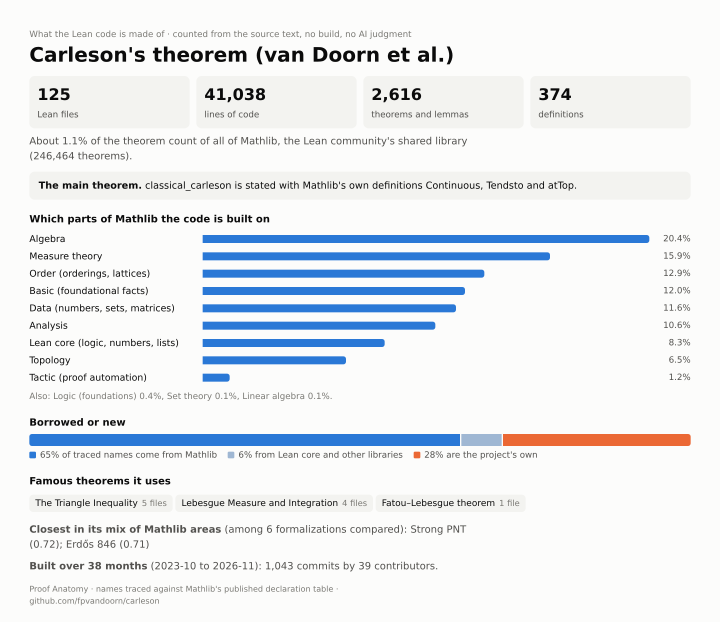
#> input picture docs/carleson/card.png, 2160 x 1865 px (shown at 1/3 size)
$ python -i card.py   (imports and definitions only)
#> lines starting #> are read from the running program, lines starting #| are printed output that depends on the picture
#!/usr/bin/env python3
"""Proof Anatomy, pass 2: the card. Counts only; no build, no LLM, no judgment calls about the mathematics.

Computes from extract.py's records:
  numbers      Lean files, code lines, theorems and lemmas, definitions
  size         the same counts against all of Mathlib (Mathlib's published declaration table)
  statement    each main theorem's statement, its names traced to Mathlib or to the project (two levels)
  areas        code lines split among Mathlib's own top-level folders, by the Mathlib names each file uses
  borrowed     share of traceable qualified names that point to Mathlib vs to the project's own declarations
  famous       theorems on Mathlib's lists (docs/1000.yaml, docs/100.yaml) whose Mathlib declaration the code names
  folder_map   the author's folders and the imports between them (drawn as a ring on the detail page)
  history      commits per month and contributor count from git history, when a repository is given
Writes OUT/card.json, OUT/card.html (card + details), OUT/card_png.html and OUT/card.png (card only).

Usage: python3 card.py --data OUT --root SRC --title "..." [--main Main.lean] [--decl NAME ...]
                       [--project-dir DIR] [--git DIR] [--url URL] [--commit SHA]
       python3 card.py --render OUT        (re-render card.html / card.png from OUT/card.json)
"""
import argparse, array, collections, datetime, gzip, html, json, math, os, re, subprocess, sys

sys.path.insert(0, os.path.dirname(os.path.abspath(__file__)))
import extract as X
import mathlib_data as D

OUTSIDE = "Lean core & other libraries"


# [5 lines left out: function records, not called in this run]


def area1(mod):
    p = mod.split("/")
    return p[1] if p[0] == "Mathlib" and len(p) > 1 else OUTSIDE


GLOSS = {"Data": "Data (numbers, sets, matrices)", "Basic": "Basic (foundational facts)", "Order": "Order (orderings, lattices)",
         "Tactic": "Tactic (proof automation)", "Logic": "Logic (foundations)", "Control": "Control (programming structures)"}


# [5 lines left out: function words, not called in this run]


def folder_words(name):
    """Author's folder names: split CamelCase into words, keep the author's capitalization."""
    return re.sub(r"(?<=[a-z])(?=[A-Z])", " ", name)


# Reading history must not let the repository's own git config start programs: transports are switched off (so a
# "promisor remote" cannot make git fetch missing objects through a configured ssh command), as are hooks, fsmonitor
# and signature checks.
GIT_OFFLINE_ENV = {"GIT_ALLOW_PROTOCOL": "", "GIT_NO_LAZY_FETCH": "1", "GIT_TERMINAL_PROMPT": "0"}
GIT_OFFLINE = ["-c", "protocol.allow=never", "-c", "core.fsmonitor=false", "-c", "core.hooksPath=/dev/null",
               "-c", "log.showSignature=false"]
DATE = re.compile(r"\d{4}-\d{2}-\d{2}")


# [13 lines left out: function parse_history, not called in this run]


HISTORY_BYTES = 64 * 2**20        # more git log output than this: no history chart


# [371 lines left out: functions git_history, read_project_file, main, not called in this run]


# ====================================================================== rendering
CSS = r"""
:root{--surface:#fcfcfb;--panel:#f3f3f0;--ink:#0b0b0b;--ink-2:#52514e;--ink-3:#7b7a75;--rule:#dddcd6;--bar:#2a78d6;--own:#eb6834;--core:#9fb7d3;
--font:"IBM Plex Sans",system-ui,-apple-system,"Segoe UI",sans-serif;--mono:"IBM Plex Mono",ui-monospace,SFMono-Regular,Menlo,monospace}
@media (prefers-color-scheme: dark){:root:not([data-theme="light"]){--surface:#1a1a19;--panel:#242422;--ink:#f0efec;--ink-2:#c3c2b7;--ink-3:#96958c;--rule:#3a3a37;--bar:#3987e5;--own:#d95926;--core:#4c6280}}
:root[data-theme="dark"]{--surface:#1a1a19;--panel:#242422;--ink:#f0efec;--ink-2:#c3c2b7;--ink-3:#96958c;--rule:#3a3a37;--bar:#3987e5;--own:#d95926;--core:#4c6280}
*{box-sizing:border-box}body{margin:0;background:var(--surface);color:var(--ink);font:15px/1.5 var(--font)}
main{max-width:1000px;margin:0 auto;padding:24px max(16px,env(safe-area-inset-left)) 56px max(16px,env(safe-area-inset-right))}
.card{background:var(--surface);padding:6px 0 12px}
.kicker{color:var(--ink-3);font-size:13px;margin:0}
h1{font-size:30px;line-height:1.15;margin:4px 0 4px}
h2{font-size:19px;margin:34px 0 6px;padding-top:12px;border-top:1px solid var(--rule)}
h3{font-size:15px;margin:18px 0 6px}
p{margin:6px 0 10px;max-width:74ch}.sub{color:var(--ink-2)}.note{color:var(--ink-3);font-size:13px}
.nums{display:grid;grid-template-columns:repeat(4,1fr);gap:10px;margin:14px 0 8px}
.num{background:var(--panel);border-radius:8px;padding:10px 12px}.num b{display:block;font-size:24px;font-variant-numeric:tabular-nums}.num span{color:var(--ink-2);font-size:13px}
.size{color:var(--ink-2);margin:2px 0 12px}
.stmt{background:var(--panel);border-radius:8px;padding:10px 14px;margin:10px 0 14px;font-size:14.5px}
.bars{display:grid;grid-template-columns:minmax(120px,250px) 1fr 52px;gap:5px 10px;align-items:center;margin:8px 0}
.bars .l{font-size:14px;white-space:nowrap;overflow:hidden;text-overflow:ellipsis}
.bars .b{height:12px;background:var(--bar);border-radius:0 4px 4px 0;min-width:2px}
.bars .v{font-size:13px;text-align:right;color:var(--ink-2);font-variant-numeric:tabular-nums}
.stack{display:flex;height:18px;border-radius:4px;overflow:hidden;margin:6px 0 4px;gap:2px}
.stack div{height:100%}.leg{display:flex;gap:16px;font-size:13px;color:var(--ink-2);flex-wrap:wrap}
.leg i{display:inline-block;width:10px;height:10px;border-radius:2px;margin-right:6px;vertical-align:-1px}
.chips span{display:inline-block;background:var(--panel);border-radius:6px;padding:3px 9px;margin:3px 4px 3px 0;font-size:13.5px}
.chips span em{font-style:normal;color:var(--ink-3);margin-left:6px;font-size:12.5px}
.foot{color:var(--ink-3);font-size:12px;margin-top:14px}
table{border-collapse:collapse;width:100%;font-size:13.5px}th,td{text-align:left;padding:6px 8px;border-bottom:1px solid var(--rule);vertical-align:top}
th{color:var(--ink-2);font-weight:600}td.n{text-align:right;font-variant-numeric:tabular-nums}
.trace{background:var(--panel);border-radius:8px;padding:8px 12px;margin:8px 0}.trace pre{white-space:pre-wrap;word-break:break-word;font:12.5px/1.45 var(--mono);margin:4px 0}
.m{color:var(--bar)}.pj{color:var(--own)}.u{color:var(--ink-3)}
.tchips span{display:inline-block;margin:2px 8px 2px 0;font-size:12.5px}
.cols{display:flex;align-items:flex-end;gap:1px;height:90px;border-bottom:1px solid var(--rule)}.cols div{flex:1;background:var(--bar);border-radius:2px 2px 0 0;min-height:1px}
.axis{display:flex;justify-content:space-between;color:var(--ink-3);font-size:12px}
svg text{fill:var(--ink);font:12px var(--font)}
#tip{position:fixed;pointer-events:none;background:var(--ink);color:var(--surface);font-size:12.5px;padding:5px 8px;border-radius:6px;opacity:0;max-width:320px;z-index:9}
@media (max-width:620px){.nums{grid-template-columns:repeat(2,1fr)}.bars{grid-template-columns:minmax(100px,140px) 1fr 46px}h1{font-size:24px}}
"""


def esc(s): return html.escape(str(s))


def fmt(n): return f"{n:,}"


# [137 lines left out: functions ratio, size_line, bars, card_block, details, ring_svg, not called in this run]


TIPJS = """<script>const tip=document.getElementById("tip");document.addEventListener("mousemove",e=>{const t=e.target.closest("[data-tip]");if(!t){tip.style.opacity=0;return}tip.textContent=t.dataset.tip;tip.style.opacity=1;tip.style.left=Math.min(e.clientX+12,innerWidth-330)+"px";tip.style.top=(e.clientY+14)+"px"})</script>"""


# [10 lines left out: function render, not called in this run]


CHROME_PATHS = ["/Applications/Google Chrome.app/Contents/MacOS/Google Chrome", "/Applications/Chromium.app/Contents/MacOS/Chromium",
                r"C:\Program Files\Google\Chrome\Application\chrome.exe", r"C:\Program Files (x86)\Google\Chrome\Application\chrome.exe",
                r"C:\Program Files (x86)\Microsoft\Edge\Application\msedge.exe"]


def find_chrome():
    import glob, shutil
    for n in ("google-chrome", "google-chrome-stable", "chromium", "chromium-browser", "chrome", "msedge"):
        if shutil.which(n): return shutil.which(n)
    found = next((p for p in CHROME_PATHS if os.path.exists(p)), None)
    if found: return found
    pw = [os.path.join(os.path.expanduser("~"), ".cache", "ms-playwright"), "/ms-playwright"]   # Playwright's Chromium
    hits = sorted(h for b in pw for h in glob.glob(os.path.join(b, "chromium-*", "chrome-linux*", "chrome")) if os.access(h, os.X_OK))
    return hits[-1] if hits else None


# [8 lines left out: function _browser_limits, not called in this run]


def shot(src, dst):
    """card.png from card_png.html with a headless Chrome/Chromium/Edge (skipped, with a note, when none is installed)."""
    import pathlib
    ch = find_chrome()
    if not ch:
        print("card.png skipped: no Chrome, Chromium or Edge found (card.html has the same card).", flush=True); return False
    tmp = dst + ".tmp.png"
    if os.path.exists(tmp): os.remove(tmp)                         # never promote a stale screenshot
    try:
        r = subprocess.run([ch, "--headless=new", "--disable-gpu", *(["--no-sandbox"] if getattr(os, "geteuid", lambda: 1)() == 0 else []), "--hide-scrollbars", "--force-device-scale-factor=2",
                            "--window-size=1080,2600", f"--screenshot={tmp}", pathlib.Path(src).resolve().as_uri()],
                           capture_output=True, timeout=120, preexec_fn=_browser_limits if sys.platform.startswith("linux") else None)
        ok = r.returncode == 0 and os.path.exists(tmp)
    except (subprocess.TimeoutExpired, OSError):
        ok = False
    if not ok:
        if os.path.exists(tmp): os.remove(tmp)
        print("card.png skipped: the browser did not produce a screenshot (card.html has the same card).", flush=True); return False
    try:
        from PIL import Image
        import numpy as np
    except ImportError:                                            # no Pillow: keep the uncropped screenshot
        os.replace(tmp, dst); return True
    try:
        im = Image.open(tmp).convert("RGB"); a_ = np.asarray(im.convert("L"))
        bg = a_[5, 5]; rows = np.where((np.abs(a_.astype(int) - int(bg)) > 8).any(axis=1))[0]
        h = int(rows.max()) + 50 if len(rows) else im.size[1]
        im.crop((0, 0, im.size[0], min(im.size[1], h))).save(dst)
        return True
    except Exception:
        print("card.png skipped: the screenshot could not be read.", flush=True)
        return False
    finally:
        if os.path.exists(tmp): os.remove(tmp)


# [5 lines not run here, left out]

>>> import cv2
>>> picture = cv2.imread('../docs/carleson/card.png', cv2.IMREAD_GRAYSCALE)
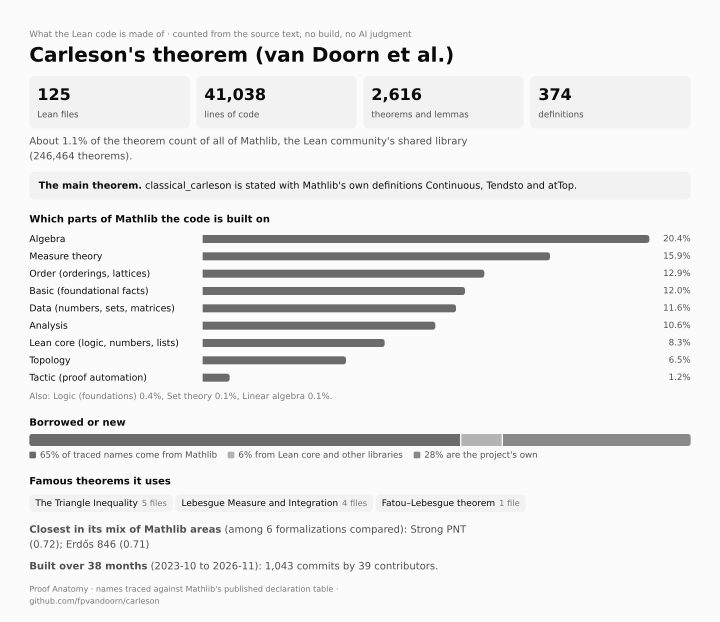
#> picture: shape (1865, 2160) (shown at 1/3 size); min 11, max 251, mean 235.2
>>> result = shot(picture, 'out.png')
#> result = False
